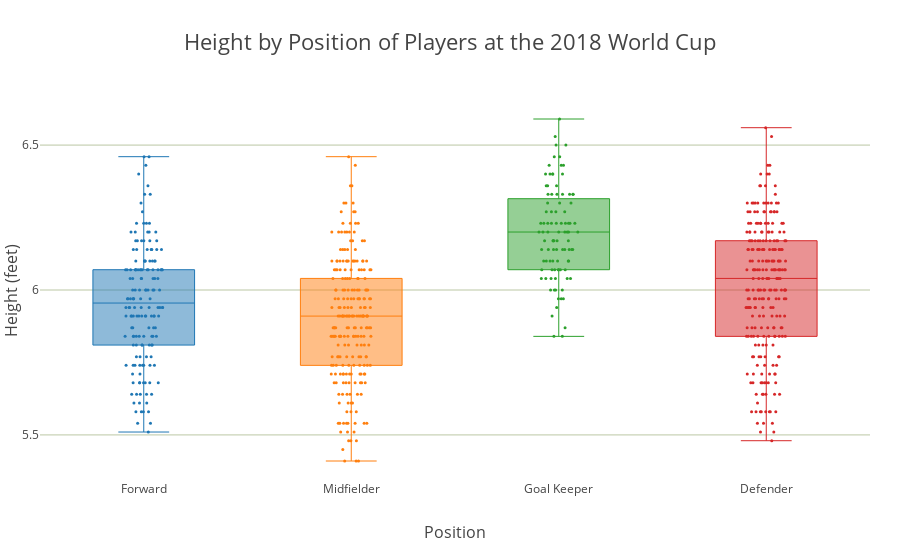

The code cell stored with this chart in its notebook:
### Markdown cell above
### Plot Height by Position

### Code cell
x_data = ['Forward', 'Midfielder',
          'Goal Keeper', 'Defender']

y0 = df[df['Pos'] == 'forward']['height_ft']
y1 = df[df['Pos'] == 'midfielder']['height_ft']
y2 = df[df['Pos'] == 'goalkeeper']['height_ft']
y3 = df[df['Pos'] == 'defender']['height_ft']

y_data = [y0, y1, y2, y3]

colors = ['#E55381', '#A5402D', '#404E5C', '#60D394']

traces = []

for xd, yd, cls in zip(x_data, y_data, colors):
        traces.append(go.Box(
            y = yd,
            name = xd,
            boxpoints = 'all',
            jitter = 0.4,
            pointpos = 0,
            whiskerwidth = 0.5,
            marker = dict(size=3),
            line = dict(width=1)))

layout = go.Layout(
        title = 'Height by Position of Players at the 2018 World Cup',
        titlefont = dict(size=22),
        xaxis = dict(
            title = 'Position',
            titlefont = dict(size=16)),    
        yaxis = dict(
            title = 'Height (feet)',
            titlefont = dict(size=16),
            autorange = True,
            showgrid = True,
            zeroline = True,
            dtick = 0.5,
            gridcolor = '#BBC7A4',
            gridwidth = 1,
            zerolinecolor = '#BBC7A4',
            zerolinewidth = 3),
        margin = dict(
            l = 40,
            r = 30,
            b = 80,
            t = 100),
        showlegend=False)

fig = go.Figure(data=traces, layout=layout)
iplot(fig, filename = 'Height by Position')

### Figure 1 — Plotly figure (JSON) as saved in the notebook; plotly's stock layout.template omitted (floating-point values rounded to 4 significant figures; data arrays with more than 128 entries replaced by an {"elided": "..."} marker saying what was removed)
{"data": [{"boxpoints": "all", "jitter": 0.4, "line": {"width": 1}, "marker": {"size": 3}, "name": "Forward", "pointpos": 0, "type": "box", "uid": "0523093e-902f-11e8-aca3-507b9dfead5d", "whiskerwidth": 0.5, "y": {"elided": "160 float values"}}, {"boxpoints": "all", "jitter": 0.4, "line": {"width": 1}, "marker": {"size": 3}, "name": "Midfielder", "pointpos": 0, "type": "box", "uid": "0523093f-902f-11e8-bd1c-507b9dfead5d", "whiskerwidth": 0.5, "y": {"elided": "232 float values"}}, {"boxpoints": "all", "jitter": 0.4, "line": {"width": 1}, "marker": {"size": 3}, "name": "Goal Keeper", "pointpos": 0, "type": "box", "uid": "05230940-902f-11e8-830b-507b9dfead5d", "whiskerwidth": 0.5, "y": [6.1, 6.2, 6.3, 6.04, 6.33, 6.14, 6.46, 6.33, 6.53, 6.17, 6.33, 6.4, 6, 6.07, 5.91, 5.87, 5.84, 6.07, 6.17, 6.27, 6.59, 6.23, 6.4, 6.23, 6.27, 6.23, 6.33, 6.07, 6.27, 6.43, 6.17, 6.14, 6.4, 6.14, 6.2, 6.33, 6.1, 6.33, 6.5, 6.1, 6.3, 6.36, 6.04, 6.07, 6.04, 6.2, 6.14, 6.33, 6.07, 5.97, 6.17, 6.1, 6.23, 6.23, 5.94, 6.43, 6.14, 6, 6.46, 6.14, 6.04, 6.2, 5.97, 6.36, 6.23, 6.4, 6, 6.04, 6.2, 6.2, 6.23, 6.07, 6.14, 6.1, 5.84, 6.2, 6.07, 6.43, 6.27, 6.36, 6.4, 6.23, 6.2, 6.17, 6.14, 6.23, 6.5, 6, 6.17, 6.1, 6.1, 5.97, 6.3, 6.23, 6.04, 6.14]}, {"boxpoints": "all", "jitter": 0.4, "line": {"width": 1}, "marker": {"size": 3}, "name": "Defender", "pointpos": 0, "type": "box", "uid": "05230941-902f-11e8-8186-507b9dfead5d", "whiskerwidth": 0.5, "y": {"elided": "248 float values"}}], "layout": {"margin": {"b": 80, "l": 40, "r": 30, "t": 100}, "showlegend": false, "title": "Height by Position of Players at the 2018 World Cup", "titlefont": {"size": 22}, "xaxis": {"title": "Position", "titlefont": {"size": 16}}, "yaxis": {"autorange": true, "dtick": 0.5, "gridcolor": "#BBC7A4", "gridwidth": 1, "showgrid": true, "title": "Height (feet)", "titlefont": {"size": 16}, "zeroline": true, "zerolinecolor": "#BBC7A4", "zerolinewidth": 3}}}
